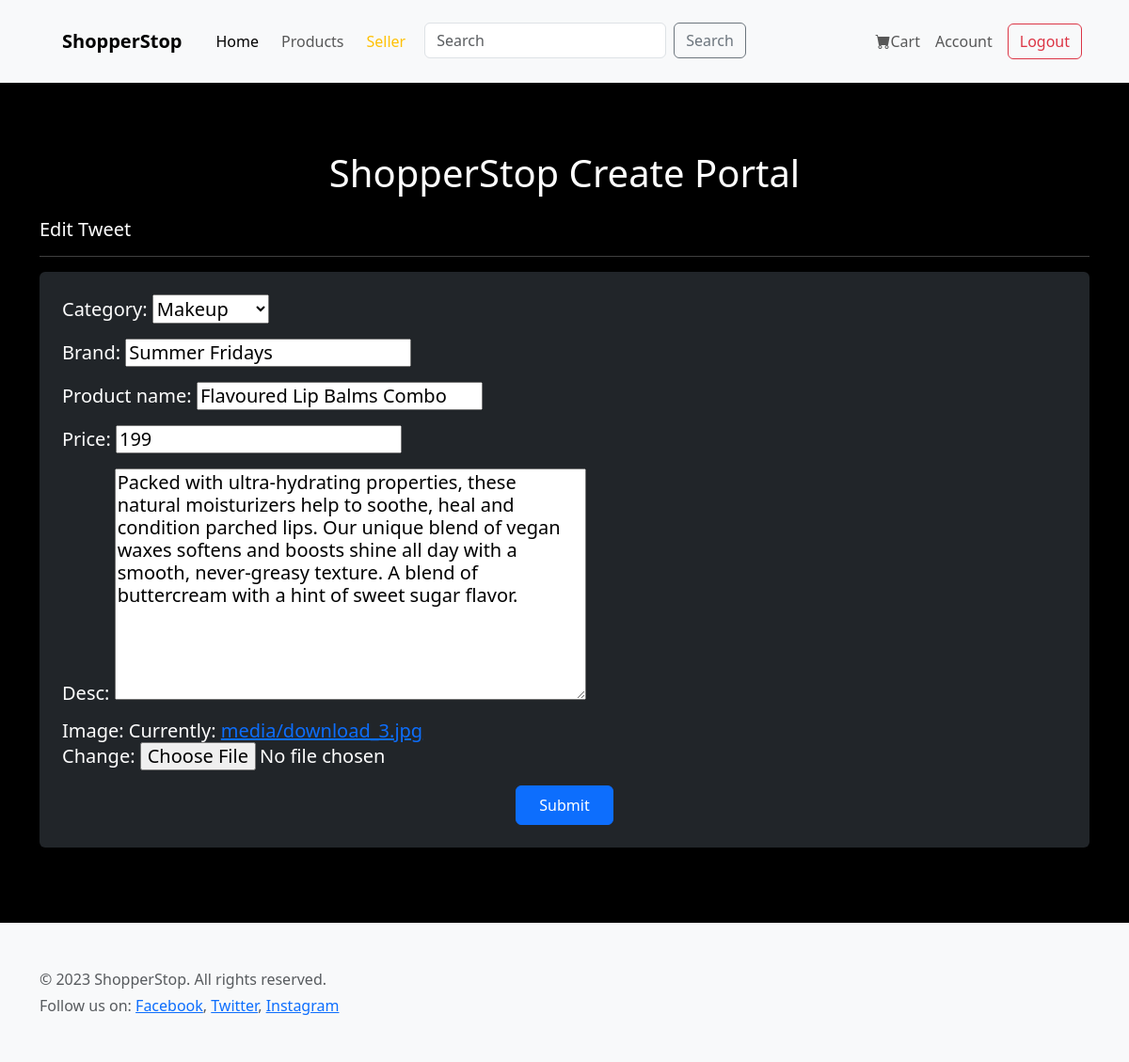
Page /shop/11/edit/ (signed in) on the committed database.
### shop/models.py (models this page shows, shortened)
class Shop_model(models.Model):
    CATEGORY_CHOICES = [
        ('makeup', 'Makeup'),
        ('fashion', 'Fashion'),
        ('skincare', 'skincare'),
        ('electronics', 'Electronics'),
    ]
    user = models.ForeignKey(User, on_delete=models.CASCADE)
    category = models.CharField(
        max_length=20,
        choices=CATEGORY_CHOICES,
        default='Makeup'
    )
    brand = models.CharField(max_length=100, default='DefaultBrand')
    product_name = models.CharField(max_length=100)
    price = models.IntegerField(default=0)
    desc = models.TextField(max_length=500)
    image = models.ImageField(upload_to='media/', blank=False, null = False)

### shop/views.py (the view)
# urls.py: path('<int:product_id>/edit/', views.product_edit, name= "product_edit"),
@login_required
def product_edit(request, product_id):
    product = get_object_or_404(Shop_model, pk=product_id, user = request.user)
    if request.method == 'POST':
        form = ProductForm(request.POST, request.FILES, instance=product)
        if form.is_valid():
            product = form.save(commit = False)
            product.user = request.user
            product.save()
            return redirect('products')
    else:
        form = ProductForm(instance=product)
    return render(request, 'productscreateform.html', {'form':form})

### shop/forms.py
class ProductForm(forms.ModelForm):
    class Meta:
        model = Shop_model
        fields = ['category', 'brand', 'product_name', 'price', 'desc', 'image']

### shop/context_processors.py (called while the page is built)
def user_profile_context(request):
    if request.user.is_authenticated:
        try:
            profile = Profile.objects.get(user=request.user)
            return {'user_type': profile.user_type}
        except Profile.DoesNotExist:
            return {'user_type': None}
    return {'user_type': None}

### shop/templates/productscreateform.html (shortened to what this page needs)
{% extends "layout.html" %}
{% block content %}
<div class="container mt-5">
    <h1 class="text-center mb-4">ShopperStop Create Portal</h1>
    <h5>{% if form.instance.pk %}
        Edit Tweet {% else %}
        Create Tweet
       {% endif %}
       <hr>
    <form method="POST" enctype="multipart/form-data" class="p-4 bg-dark text-white rounded shadow">
        {{ form.as_p }}
        <div class="text-center mt-3">
            <button type="submit" class="btn btn-primary px-4 py-2">Submit</button>
        </div>
    </form>
</div>
{% endblock %}

### templates/layout.html (style rules this page uses)
body { background-color: black; color: white; }

### rows in the picture
Shop_model: category "Makeup", brand "Summer Fridays", product_name "Flavoured Lip Balms Combo", price "199", desc "Packed with ultra-hydrating properties, these natural moisturizers help to soothe, heal and condition parched lips. Our unique blend of vegan waxes softens and boosts shine all day with a smooth, never-greasy texture. A blend of buttercream with a hint of sweet sugar flavor."
